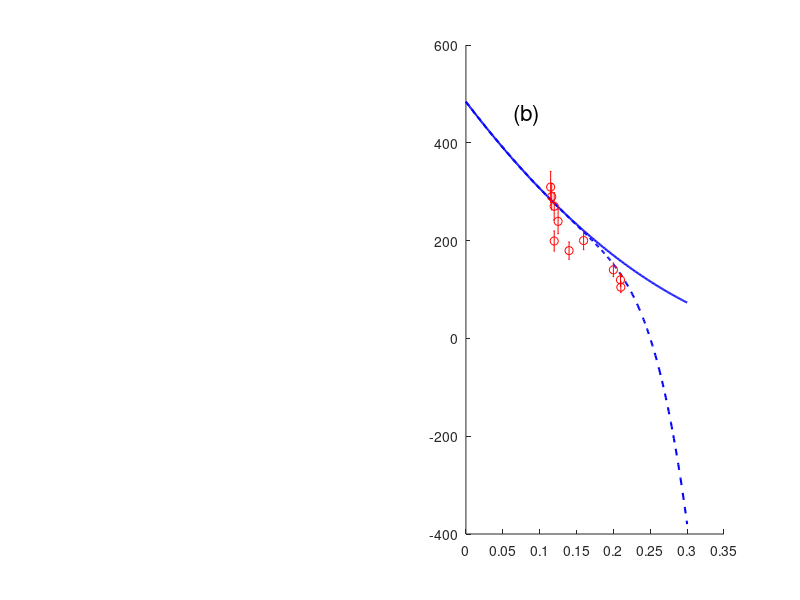

This chart was generated by the following MATLAB code: (Note: this script raises an error after producing the figure.)
%I.Aim prediction of rho0 

%II. Formula


%III.program
%clf
clc
clear
subplot(1,2,2)
text(0.05+0.2*(0.7/10),500*(5.5/6),'(b)','FontSize',16)

%A. Parameters
%1. constant 
kb=1.38*10^(-23);       % Boltzman constant
me=9.1*10^(-31);        % electron mass 
ee=1.6*10^(-19);
phi0=2.07*10^(-15);     % flux quanta 
mu0=4*pi*10^(-7);       % permeability of vacuum 
hbar=1.05*10^(-34);        % plank constant
c=3*10^8;               % light velocity  

%2. Data
a0=3.89*10^(-10);  % a axis lattice constant of Hg2201
b0=3.88*10^(-10);  % b axis lattice constant of Hg2201
c0=0.955*10^(-9);
layer=1;
sigmaquan=(ee^2/(2*pi*hbar*(c0)));

%3. Fit QCO
load Data3_QCDWTabis2017  % Tabis2017 Campi2015
pCO=QCDWdata(:,1);
QCO=QCDWdata(:,2); 
hold on
myfunc = @(beta,x)(beta(1)*x+beta(2));
beta0 = [1,1];
beta = nlinfit(pCO,QCO,myfunc,beta0);
x1=0:0.001:0.3;
y1=myfunc(beta,x1);
pCDWBi2212B=[0.0607833;0.0812321;0.101336;0.141197;0.170508;];             %2014scienceFujita         
QCDWBi2212B=[0.308598;0.270919;0.254584;0.242965;0.225771;];


%predictions
mstar=2.45;
gamma=(0.11/2.5);
GapPre=((1000/ee)*gamma.*hbar^2.*(y1*2*pi/a0).^2/(mstar*me)).*(1.6*10^(-22))/kb;
L3(2)=plot(x1,GapPre,'b-','MarkerSize',8,'LineWidth',1.5);
gamma=(0.11/2.5).*(1-(x1/0.25).^10);
GapPre=((1000/ee)*gamma.*hbar^2.*(y1*2*pi/a0).^2/(mstar*me)).*(1.6*10^(-22))/kb;
L3(3)=plot(x1,GapPre,'b--','MarkerSize',8,'LineWidth',1.5);

hold on
load Data5_Bi2212Tstar
L1(1)=errorbar(Bi2212Tstar(:,1),Bi2212Tstar(:,2),Bi2212Tstar(:,3),'ro','MarkerFaceColor','r','MarkerSize',8,'LineWidth',1);
L1(2)=errorbar(Bi2212Tstar(:,4),Bi2212Tstar(:,5),Bi2212Tstar(:,6),'g^','MarkerFaceColor','g','MarkerSize',8,'LineWidth',1);
L1(3)=errorbar(Bi2212Tstar(:,7),Bi2212Tstar(:,8),Bi2212Tstar(:,9),'cs','MarkerFaceColor','c','MarkerSize',8,'LineWidth',1);
load Data4_Hg2201Tstar
L3(1)=errorbar(Hg2201Tstar(:,1),Hg2201Tstar(:,2),Hg2201Tstar(:,3),'kd','MarkerFaceColor','k','MarkerSize',8,'LineWidth',1);

xlabel('$p$','interpreter','latex','fontsize',16)
ylabel('$ T^*(\rm K)$','interpreter','latex','fontsize',16)
set(gca,'FontSize',16)
axis([0.05 0.25 0 500])
box on

LA=legend(L1(1:3),'Bi-2212 (Tunnel) ','Bi-2212 (Raman)','Bi-2212 (ARPES)');
set(LA,'FontSize',14,'interpreter','latex')
legend('boxoff')
ah=axes('position',get(gca,'position'),'visible','off');
LB=legend(ah,L3(1),'Hg-1201 (Neutron, Raman) ','Eq. (5), $\gamma_{T}=0.11/2.5$','Eq. (5), $\gamma_{T}={0.11\over2.5}[1-(p/0.25)^10](\gamma_{\Delta}/2.3)$ ');
set(LB,'FontSize',14,'interpreter','latex')
legend('boxoff')
ah=axes('position',get(gca,'position'),'visible','off');
LC=legend(ah,L3(2:3),'Eq. (4), $\gamma_{T}=0.11/2.5$','Eq. (4), $\gamma_{T}={0.11\over2.5}[1-({p\over 0.25})^{10}]$ ','Location','southwest');
set(LC,'FontSize',14,'interpreter','latex')
legend('boxoff')







